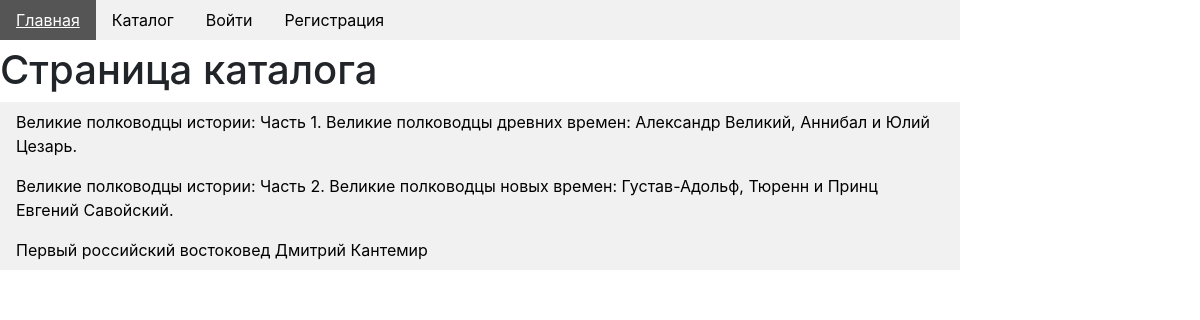
The app's page /catalog/category/1/ with its own data.
### mainapp/models.py (models this page shows)
class Books(models.Model):
    War = 'w'
    Cultural = 'c'
    Science = 's'
    Right = 'r'
    Political = 'p'
    Religion = 're'
    Economics = 'e'
    AUDIO = 'a'
    TEXT = 't'
    ELECTRONIC = 'el'
    INDUSTRIES_CHOICES = (
        (War, 'Военная история'),
        (Cultural, 'История культуры'),
        (Science, 'История науки'),
        (Right, 'История государства и права '),
        (Political, 'История политических и правовых учений'),
        (Religion, 'История религии'),
        (Economics, 'История экономики'),
    )
    FORMAT_CHOICES = (
        (AUDIO, "Аудио формат"),
        (TEXT, "Бумажный формат"),
        (ELECTRONIC, "Электронный формат"),
    )
    category = models.ForeignKey(SubjectCategory,
                                 on_delete=models.CASCADE)
    name = models.CharField(max_length=200)
    avtor = models.CharField(max_length=100)
    desc = models.TextField(blank=True)
    pages = models.IntegerField(default=0)
    format = models.CharField(max_length=2, choices=FORMAT_CHOICES, default=AUDIO)
    industries = models.CharField(max_length=2, choices=INDUSTRIES_CHOICES, default=War)
    def __str__(self):
        return self.name
    class Meta:
        verbose_name = 'Книга'
        verbose_name_plural = 'Книги'

### mainapp/views.py (the view)
# urls.py: path('catalog/category/<int:category_pk>/', mainapp.catalog_section, name='catalog_section'),
def catalog_section(request, category_pk):
    books = Books.objects.filter(category_id=category_pk)
    context = {
        'books': books,
        'page_title': 'страница каталога'
    }
    return render(request, 'mainapp/catalog_page.html', context)

### mainapp/templates/mainapp/catalog_page.html
{% extends 'mainapp/base.html' %}
{% block content %}
    <h1>Страница каталога</h1>
    <div class="book-menu">
        <ul>
            {% for item in books %}
                <li>
                    <a href="{% url 'main:book_page' item.pk %}">
                        {{ item }}
                    </a>
                </li>
            {% endfor %}
        </ul>
    </div>
{% endblock %}

### static/css/main.css (style rules this page uses)
ul { list-style-type: none; margin: 0; padding: 0; width: 80%; background-color: #f1f1f1; display: inline-block; }
li { float: left; }
li a { display: block; color: #000; padding: 8px 16px; text-decoration: none; }

### records on screen
Books: name "Великие полководцы истории: Часть 1. Великие полководцы древних времен: Александр Великий, Аннибал и Юлий Цезарь."
Books: name "Великие полководцы истории: Часть 2. Великие полководцы новых времен: Густав-Адольф, Тюренн и Принц Евгений Савойский."
Books: name "Первый российский востоковед Дмитрий Кантемир"
